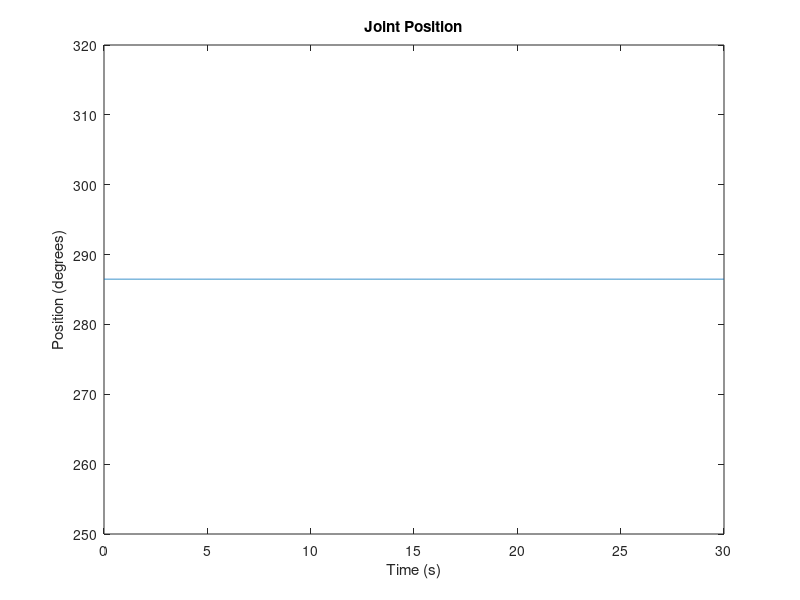
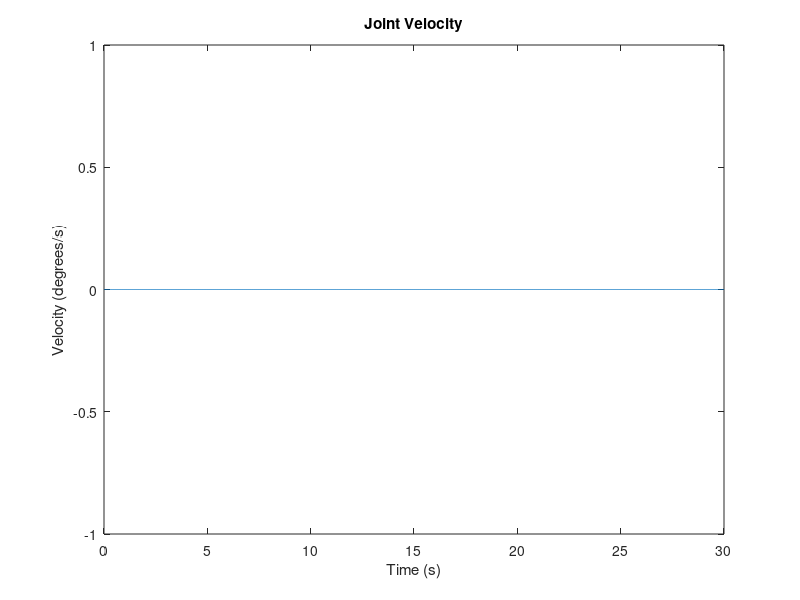
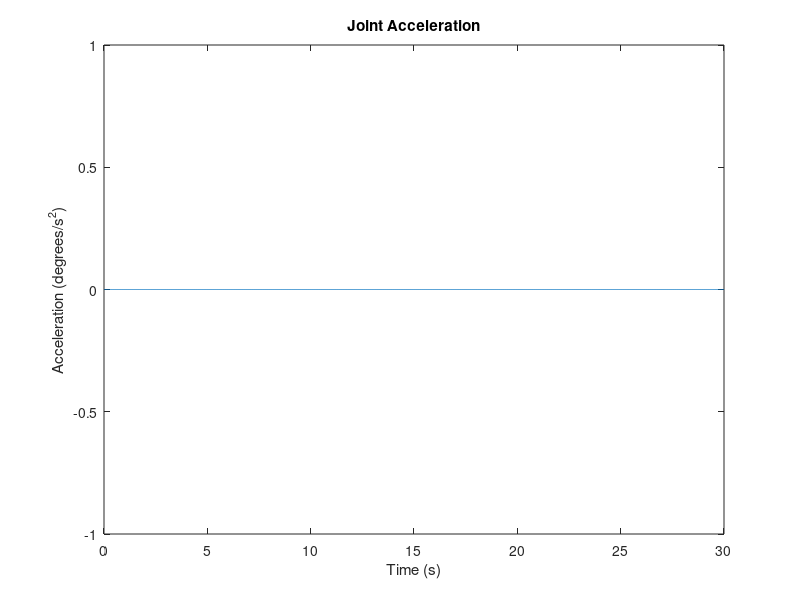

Here is the MATLAB script that generated these plots, in order:
clear all; close all; clc;

a = [];
n = input('Enter no. of points you need between initial to final: ');
a(1) = input('Enter the initial theta value: ');
a(n+2) = input('Enter the final theta values: ');

for i = 2:n+1
    a(i) = input('Enter the between values: ');
end

disp(a)

tt = [];

combined_position = [];
combined_velocity = [];
combined_acceleration = [];

for i = 1:n+1
    qo = a(i);
    qf = a(i+1);

    ti = (i-1) * 5;
    tf = i * 5;

    t = linspace(ti, tf, 1600);

    A = [1, ti, ti^2, ti^3, ti^4, ti^5;
         0, 1, 2*ti, 3*ti^2, 4*ti^3, 5*ti^4;
         0, 0, 2, 6*ti, 12*ti^2, 20*ti^3;
         1, tf, tf^2, tf^3, tf^4, tf^5;
         0, 1, 2*tf, 3*tf^2, 4*tf^3, 5*tf^4;
         0, 0, 2, 6*tf, 12*tf^2, 20*tf^3];

    b = [qo; 0; 0; qf; 0; 0];

    co = A \ b;

    position = co(1) + co(2) * t + co(3) * t.^2 + co(4) * t.^3 + co(5) * t.^4 + co(6) * t.^5;
    velocity = co(2) + 2 * co(3) * t + 3 * co(4) * t.^2 + 4 * co(5) * t.^3 + 5 * co(6) * t.^4;
    acceleration = 2 * co(3) + 6 * co(4) * t + 12 * co(5) * t.^2 + 20 * co(6) * t.^3;

    combined_position = [combined_position, position];
    combined_velocity = [combined_velocity, velocity];
    combined_acceleration = [combined_acceleration, acceleration];
    tt = [tt,t];
end

cp = transpose(combined_position);
ttt = transpose(tt);
data_matrix = [ttt ,cp];
% Plotting
figure(1);
plot(linspace(0, (n+1)*5, length(combined_position)), rad2deg(combined_position));
title('Joint Position');
xlabel('Time (s)');
ylabel('Position (degrees)');

figure(2);
plot(linspace(0, (n+1)*5, length(combined_velocity)), rad2deg(combined_velocity));
title('Joint Velocity');
xlabel('Time (s)');
ylabel('Velocity (degrees/s)');

figure(3);
plot(linspace(0, (n+1)*5, length(combined_acceleration)), rad2deg(combined_acceleration));
title('Joint Acceleration');
xlabel('Time (s)');
ylabel('Acceleration (degrees/s^2)');
